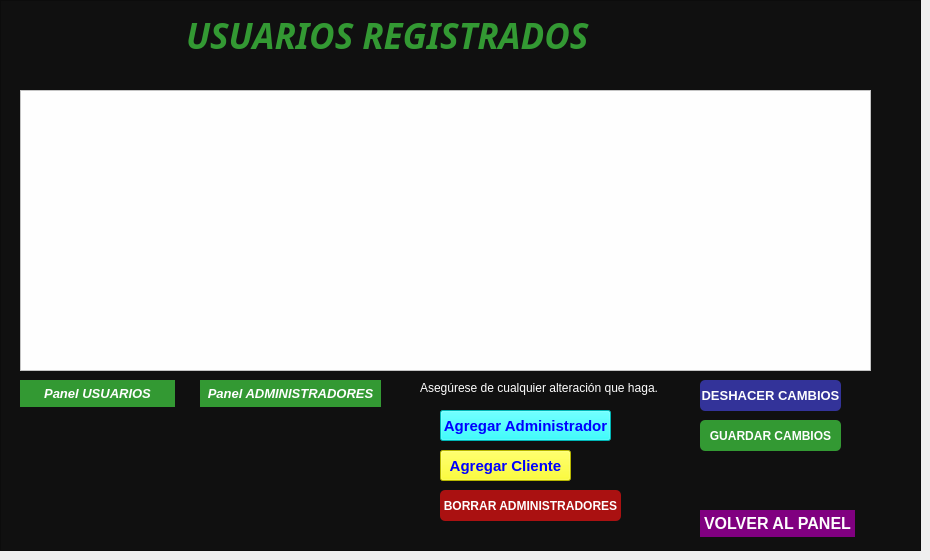
     <widget class="QWidget" name="page_4">
      <widget class="QFrame" name="frame_7">
       <property name="geometry">
        <rect>
         <x>0</x>
         <y>0</y>
         <width>921</width>
         <height>551</height>
        </rect>
       </property>
       <property name="styleSheet">
        <string notr="true">background: #101010;</string>
       </property>
       <property name="frameShape">
        <enum>QFrame::StyledPanel</enum>
       </property>
       <property name="frameShadow">
        <enum>QFrame::Raised</enum>
       </property>
       <widget class="QLabel" name="label_8">
        <property name="geometry">
         <rect>
          <x>140</x>
          <y>20</y>
          <width>691</width>
          <height>31</height>
         </rect>
        </property>
        <property name="font">
         <font>
          <family>Droid Sans</family>
          <pointsize>-1</pointsize>
          <italic>true</italic>
          <bold>true</bold>
         </font>
        </property>
        <property name="styleSheet">
         <string notr="true">text-align: center;
color: #393;
margin: 0 auto;
font-size: 35px;
font-family: 'Droid Sans';</string>
        </property>
        <property name="text">
         <string>USUARIOS REGISTRADOS</string>
        </property>
       </widget>
       <widget class="QPushButton" name="editedButton_2">
        <property name="geometry">
         <rect>
          <x>700</x>
          <y>420</y>
          <width>141</width>
          <height>31</height>
         </rect>
        </property>
        <property name="font">
         <font>
          <bold>true</bold>
         </font>
        </property>
        <property name="styleSheet">
         <string notr="true">Padding: 1px;
Border-radius: 5px;
Background: #393;
Color: #fefefe;</string>
        </property>
        <property name="text">
         <string>GUARDAR CAMBIOS</string>
        </property>
       </widget>
       <widget class="QStackedWidget" name="stackedWidget">
        <property name="geometry">
         <rect>
          <x>20</x>
          <y>90</y>
          <width>851</width>
          <height>281</height>
         </rect>
        </property>
        <property name="currentIndex">
         <number>0</number>
        </property>
        <widget class="QWidget" name="page_5">
         <widget class="QFrame" name="frame_8">
          <property name="geometry">
           <rect>
            <x>0</x>
            <y>0</y>
            <width>851</width>
            <height>281</height>
           </rect>
          </property>
          <property name="styleSheet">
           <string notr="true">background: #fefefe;</string>
          </property>
          <property name="frameShape">
           <enum>QFrame::StyledPanel</enum>
          </property>
          <property name="frameShadow">
           <enum>QFrame::Raised</enum>
          </property>
          <widget class="QTableView" name="tableView">
           <property name="geometry">
            <rect>
             <x>0</x>
             <y>0</y>
             <width>851</width>
             <height>281</height>
            </rect>
           </property>
          </widget>
         </widget>
        </widget>
        <widget class="QWidget" name="page_6">
         <widget class="QFrame" name="frame_9">
          <property name="geometry">
           <rect>
            <x>0</x>
            <y>0</y>
            <width>851</width>
            <height>281</height>
           </rect>
          </property>
          <property name="styleSheet">
           <string notr="true">background: #fefefe;</string>
          </property>
          <property name="frameShape">
           <enum>QFrame::StyledPanel</enum>
          </property>
          <property name="frameShadow">
           <enum>QFrame::Raised</enum>
          </property>
          <widget class="QTableView" name="tableView_2">
           <property name="geometry">
            <rect>
             <x>0</x>
             <y>0</y>
             <width>851</width>
             <height>281</height>
            </rect>
           </property>
          </widget>
         </widget>
        </widget>
       </widget>
       <widget class="QPushButton" name="backButton_5">
        <property name="geometry">
         <rect>
          <x>700</x>
          <y>380</y>
          <width>141</width>
          <height>31</height>
         </rect>
        </property>
        <property name="font">
         <font>
          <pointsize>10</pointsize>
          <bold>true</bold>
         </font>
        </property>
        <property name="styleSheet">
         <string notr="true">Padding: 1px;
Border-radius: 5px;
Background: #339;
Color: #fefefe;</string>
        </property>
        <property name="text">
         <string>DESHACER CAMBIOS</string>
        </property>
       </widget>
       <widget class="QPushButton" name="pageButton">
        <property name="geometry">
         <rect>
          <x>700</x>
          <y>510</y>
          <width>155</width>
          <height>27</height>
         </rect>
        </property>
        <property name="font">
         <font>
          <pointsize>12</pointsize>
          <bold>true</bold>
         </font>
        </property>
        <property name="styleSheet">
         <string notr="true">Padding: 1px;
Border-radius: 0;
Background: #800080;
Color: #fefefefe;</string>
        </property>
        <property name="text">
         <string>VOLVER AL PANEL</string>
        </property>
       </widget>
       <widget class="QPushButton" name="delAButton">
        <property name="geometry">
         <rect>
          <x>440</x>
          <y>490</y>
          <width>181</width>
          <height>31</height>
         </rect>
        </property>
        <property name="font">
         <font>
          <bold>true</bold>
         </font>
        </property>
        <property name="styleSheet">
         <string notr="true">Padding: 1px;
Border-radius: 5px;
Background: #a11;
Color: #fefefe;</string>
        </property>
        <property name="text">
         <string>BORRAR ADMINISTRADORES</string>
        </property>
       </widget>
       <widget class="QLabel" name="adminLabel">
        <property name="geometry">
         <rect>
          <x>420</x>
          <y>380</y>
          <width>241</width>
          <height>16</height>
         </rect>
        </property>
        <property name="styleSheet">
         <string notr="true">color: #fefefe;</string>
        </property>
        <property name="text">
         <string>Asegúrese de cualquier alteración que haga.</string>
        </property>
       </widget>
       <widget class="QLabel" name="headLabel">
        <property name="geometry">
         <rect>
          <x>20</x>
          <y>70</y>
          <width>479</width>
          <height>16</height>
         </rect>
        </property>
        <property name="font">
         <font>
          <pointsize>12</pointsize>
          <italic>true</italic>
          <bold>true</bold>
         </font>
        </property>
        <property name="styleSheet">
         <string notr="true">color: #fefefe;</string>
        </property>
        <property name="text">
         <string/>
        </property>
       </widget>
       <widget class="QPushButton" name="pushButton">
        <property name="geometry">
         <rect>
          <x>440</x>
          <y>410</y>
          <width>171</width>
          <height>31</height>
         </rect>
        </property>
        <property name="font">
         <font>
          <pointsize>11</pointsize>
          <bold>true</bold>
         </font>
        </property>
        <property name="styleSheet">
         <string notr="true">background-color: #00FFFF;
color: #0000FF;
</string>
        </property>
        <property name="text">
         <string>Agregar Administrador</string>
        </property>
       </widget>
       <widget class="QPushButton" name="pushButton_2">
        <property name="geometry">
         <rect>
          <x>440</x>
          <y>450</y>
          <width>131</width>
          <height>31</height>
         </rect>
        </property>
        <property name="font">
         <font>
          <pointsize>11</pointsize>
          <bold>true</bold>
         </font>
        </property>
        <property name="styleSheet">
         <string notr="true">background-color: #FFFF00;
color: #0000FF;
</string>
        </property>
        <property name="text">
         <string>Agregar Cliente</string>
        </property>
       </widget>
       <widget class="QPushButton" name="userBrowse">
        <property name="geometry">
         <rect>
          <x>20</x>
          <y>380</y>
          <width>155</width>
          <height>27</height>
         </rect>
        </property>
        <property name="font">
         <font>
          <pointsize>10</pointsize>
          <italic>true</italic>
          <bold>true</bold>
         </font>
        </property>
        <property name="styleSheet">
         <string notr="true">Padding: 1px;
Border-radius: 0;
Background: #393;
Color: #fefefe;</string>
        </property>
        <property name="text">
         <string>Panel USUARIOS</string>
        </property>
       </widget>
       <widget class="QPushButton" name="adminBrowse">
        <property name="geometry">
         <rect>
          <x>200</x>
          <y>380</y>
          <width>181</width>
          <height>27</height>
         </rect>
        </property>
        <property name="font">
         <font>
          <pointsize>10</pointsize>
          <italic>true</italic>
          <bold>true</bold>
         </font>
        </property>
        <property name="styleSheet">
         <string notr="true">Padding: 1px;
Border-radius: 0;
Background: #393;
Color: #fefefe;</string>
        </property>
        <property name="text">
         <string>Panel ADMINISTRADORES</string>
        </property>
       </widget>
      </widget>
     </widget>
